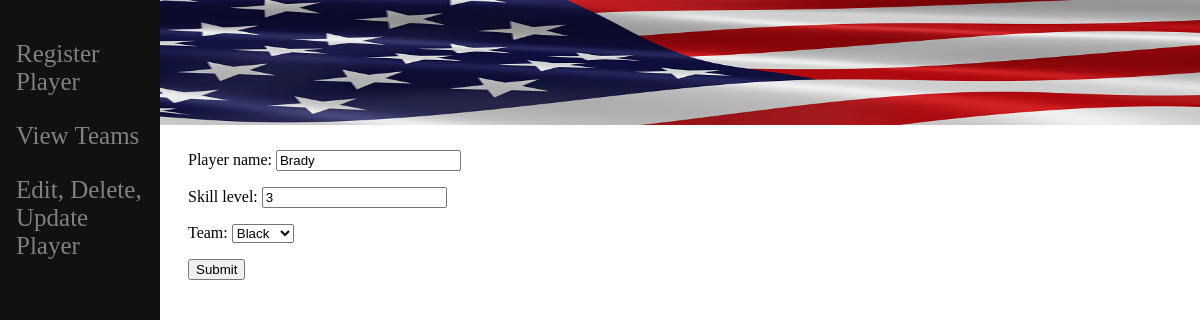
/edit_player/20, run on an earlier commit of the app's database.
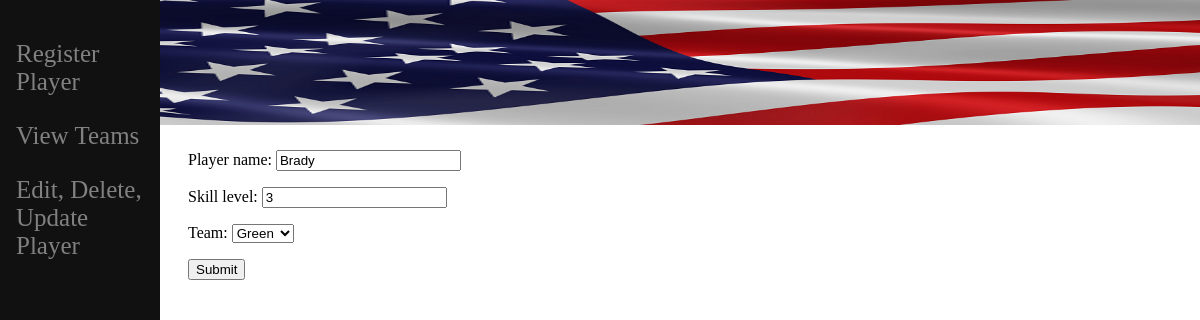
And on a later commit of the database.
### v_ball/models.py (models this page shows, shortened)
class Player(models.Model):
    player_name = models.CharField(max_length=30)
    skill_level = models.IntegerField()
    team = models.ForeignKey(Team, on_delete=models.SET_NULL, null=True, related_name="players")

### v_ball/views.py (the view)
# urls.py: path('edit_player/', include('v_ball.urls')),
def edit_player(request,id):
    player = Player.objects.get(pk=id)
    form = PlayerForm(request.POST or None, instance=player)
    if form.is_valid():
        form.save()
        return HttpResponseRedirect('/')
    return render(request, 'edit_player.html', {'player':player, 'form': form})

### v_ball/forms.py
class PlayerForm(ModelForm):
    class Meta:
        model = Player
        fields = ['player_name', 'skill_level', 'team',]
        player_name = forms.CharField()
        skill_level = forms.IntegerField()
        team = forms.CharField()

### v_ball/models.py (called while the page is built)
    def __str__(self):
        return self.team_name

### v_ball/templates/edit_player.html (shortened to what this page needs)
{% extends 'base.html' %}
{% load static %}
{% block content %}
<html>
<body>
    <Div>
        {% if submitted %}
        You will be placed on a team!
        {% else %}
            <form action= "" method ='POST'>
                {{ form.as_p }}
                <input type= "submit" value= "Submit">
            </form>
        {% endif %}
    </Div>
</body>
</html>
{% endblock %}

What changed in the data, as far as the page shows it:
changed Player "Brady": team "Black" → "Green"
